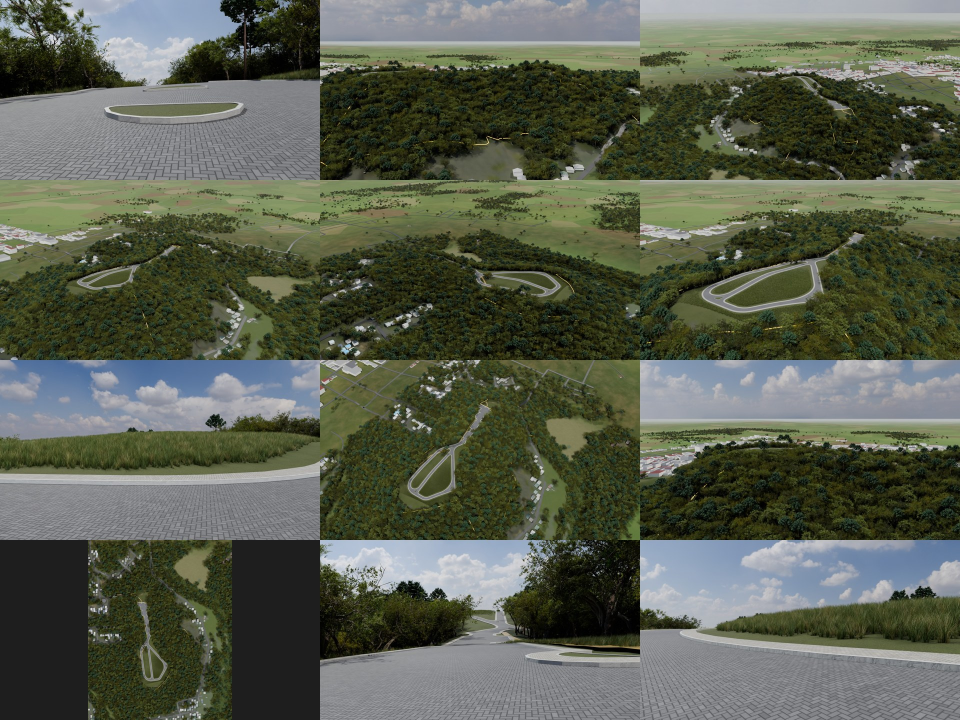
#> input picture condominio/renders/_contato.jpg, 1920 x 1440 px (shown at 1/2 size)
$ python prep_cobertura.py ../renders/_contato.jpg ../renders/acesso_norte.jpg
#> lines starting #> are read from the running program, lines starting #| are printed output that depends on the picture
"""Cobertura do solo a partir da imagem aérea fornecida pelo cliente (vista de satélite).
Classes: 0 urbano/ruas, 1 mata, 2 campo/gramado, 3 lavoura/solo.
 - árvores da mata nas áreas de mata (inclusive dentro do terreno, fora das vias);
 - casas (volumes simples, cor do telhado tirada da imagem) nos bairros vizinhos;
 - textura de cor do chão por classe (para o material do terreno).
Georreferência: calibrada contra as ruas do OpenStreetMap (dados/osm_local.json, em
coordenadas locais UTM 22S SIRGAS 2000 – mesmo sistema do DWG, conferido com o KML):
1,322 m/px, sem rotação; pixel (PX0, PY0) = origem local (383400, 6852450).
Prédios e ruas do entorno vêm do OSM (© colaboradores do OpenStreetMap, ODbL).
Uso: python3 prep_cobertura.py imagem.png dados_dir"""
import sys, json
import numpy as np
from PIL import Image
from scipy.ndimage import uniform_filter, gaussian_filter
from shapely.geometry import Polygon, Point
from shapely import contains_xy

img, D = sys.argv[1], sys.argv[2]
A, PX0, PY0, LX0, LY0 = 1.32207, 342.669, 357.482, 0.0, 0.0
CORTE = 742                     # barra inferior da captura
rng = np.random.default_rng(5)

im = np.asarray(Image.open(img).convert('RGB')).astype(float)[:CORTE] / 255
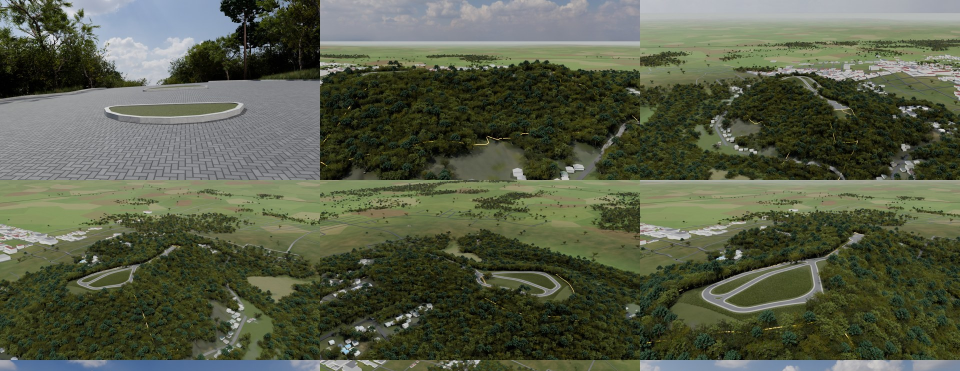
#> im: shape (742, 1920, 3) float64 (shown at 1/2 size); mean R, G, B 0.341, 0.364, 0.283
sm = np.stack([uniform_filter(im[..., i], 3) for i in range(3)], -1)
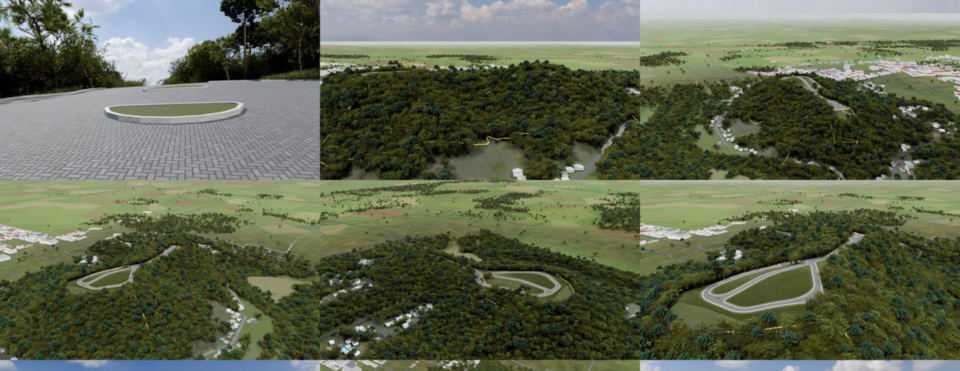
#> sm: shape (742, 1920, 3) float64 (shown at 1/2 size); mean R, G, B 0.341, 0.364, 0.283; drawn with min black and max white
r, g, b = sm[..., 0], sm[..., 1], sm[..., 2]
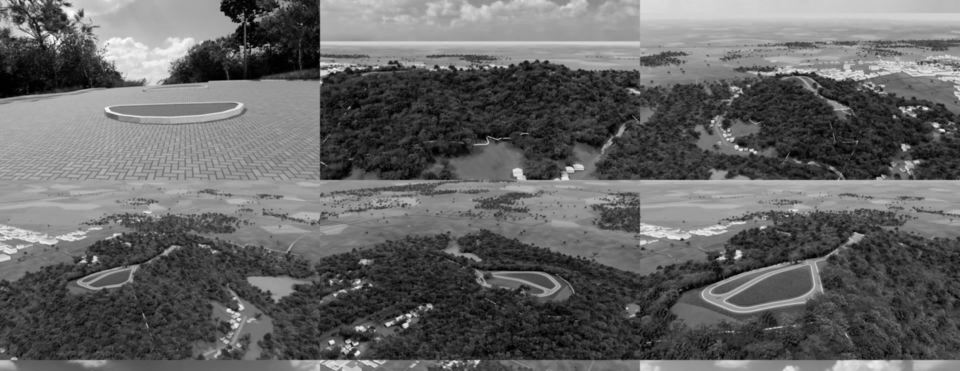
#> r: shape (742, 1920) float64 (shown at 1/2 size); min -2.65e-16, max 0.864, mean 0.341; drawn with min black and max white
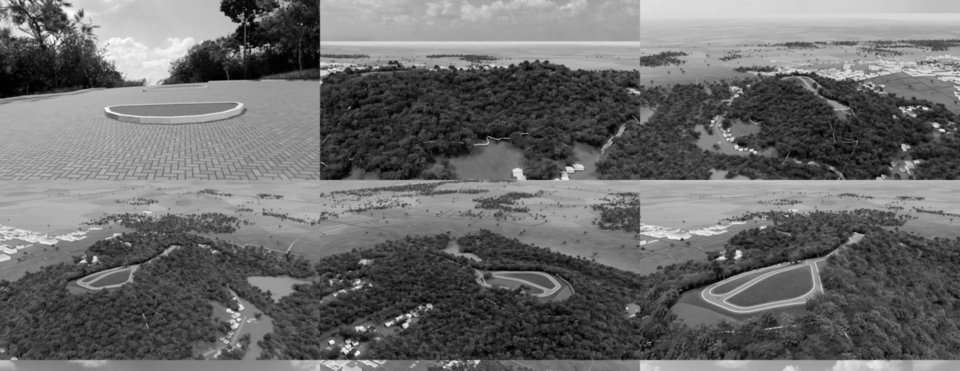
#> g: shape (742, 1920) float64 (shown at 1/2 size); min -1.14e-16, max 0.863, mean 0.364; drawn with min black and max white
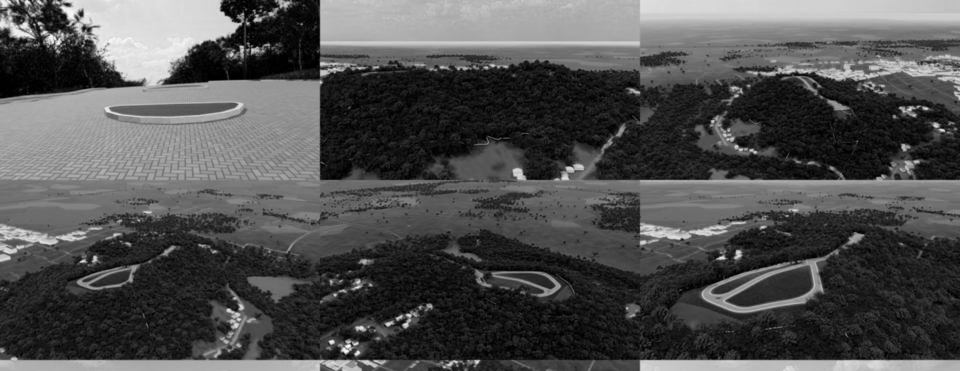
#> b: shape (742, 1920) float64 (shown at 1/2 size); min -8.55e-16, max 0.902, mean 0.283; drawn with min black and max white
lum = 0.3 * r + 0.59 * g + 0.11 * b
cls = np.zeros(r.shape, np.uint8)
cls[lum < 0.27] = 1
cls[(g - r > 0.08) & (g > b + 0.02) & (lum >= 0.24) & (lum < 0.55)] = 2
cls[(r > g + 0.04) & (lum > 0.35)] = 3
# rótulos do mapa sobre a mata -> mata; trilha de terra na clareira -> campo
for (x0, x1, y0, y1, k) in ((355, 478, 500, 522, 1), (430, 478, 135, 205, 1), (398, 425, 235, 275, 1)):
    sub = cls[y0:y1, x0:x1]; sub[sub == 0] = k
sub = cls[175:300, 240:300]; sub[sub == 0] = 2
oh = np.stack([uniform_filter((cls == k).astype(float), 7) for k in range(4)], -1)
cls = oh.argmax(-1).astype(np.uint8)
H, W = cls.shape


def to_local(px, py):
    return LX0 + (np.asarray(px) - PX0) * A, LY0 - (np.asarray(py) - PY0) * A


def to_px(x, y):
    return PX0 + (np.asarray(x) - LX0) / A, PY0 - (np.asarray(y) - LY0) / A


xmin, ymax = to_local(0, 0); xmax, ymin = to_local(W, H)
#> (the run stopped early here; a loop or call above may not have finished)

$ run again, on condominio/renders/aerea_leste.jpg
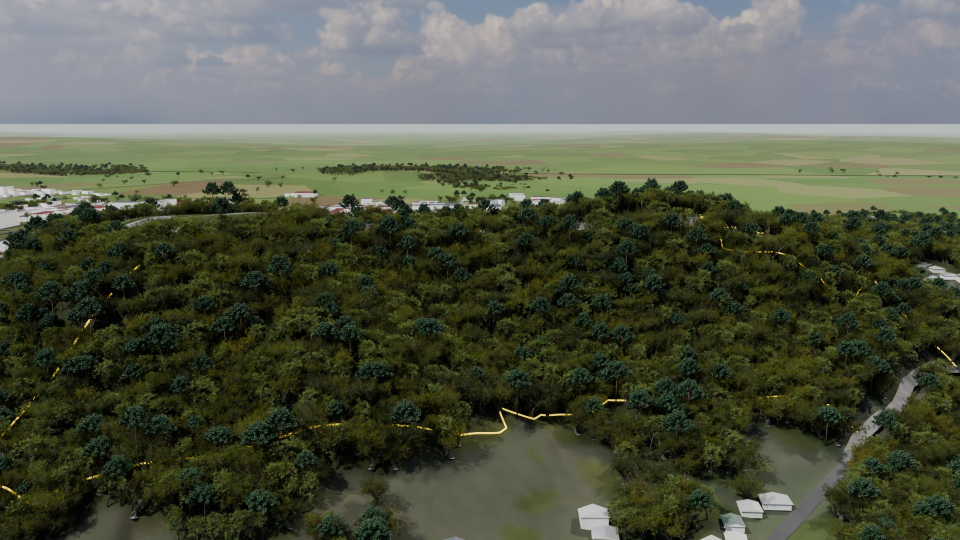
#> input picture condominio/renders/aerea_leste.jpg, 1920 x 1080 px (shown at 1/2 size)
#> `r, g, b = sm[..., 0], sm[..., 1], sm[..., 2]`:
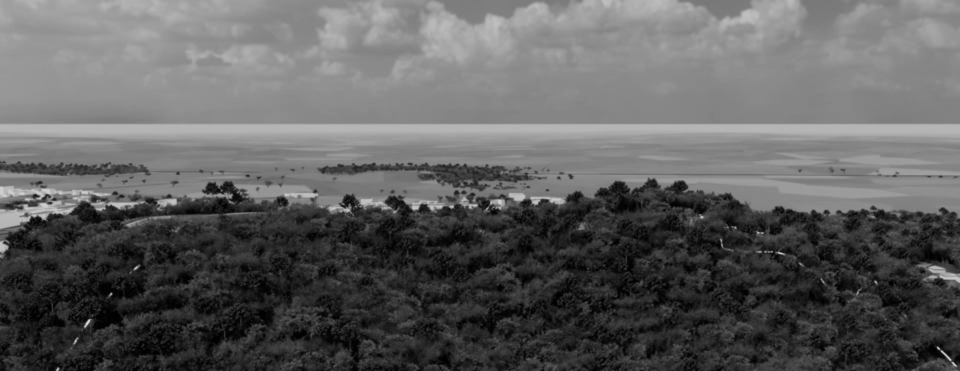
#> r: shape (742, 1920) float64 (shown at 1/2 size); min 2.78e-16, max 0.922, mean 0.374
#> `r, g, b = sm[..., 0], sm[..., 1], sm[..., 2]`:
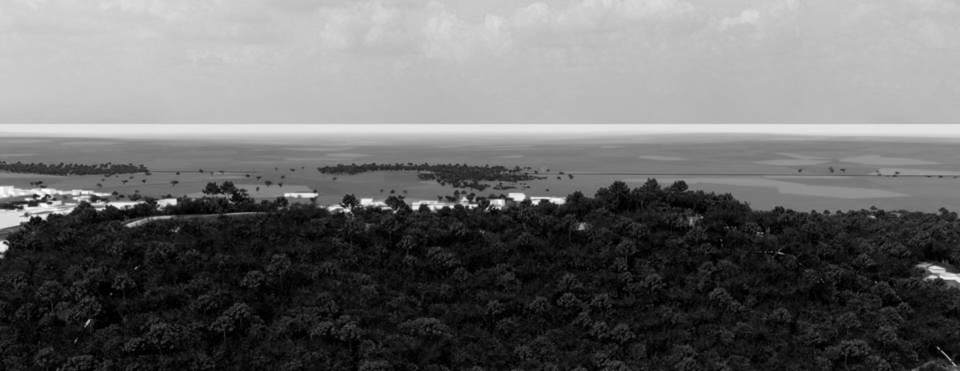
#> b: shape (742, 1920) float64 (shown at 1/2 size); min -2.52e-16, max 0.819, mean 0.34; drawn with min black and max white

$ run again, on condominio/renders/aerea_norte.jpg
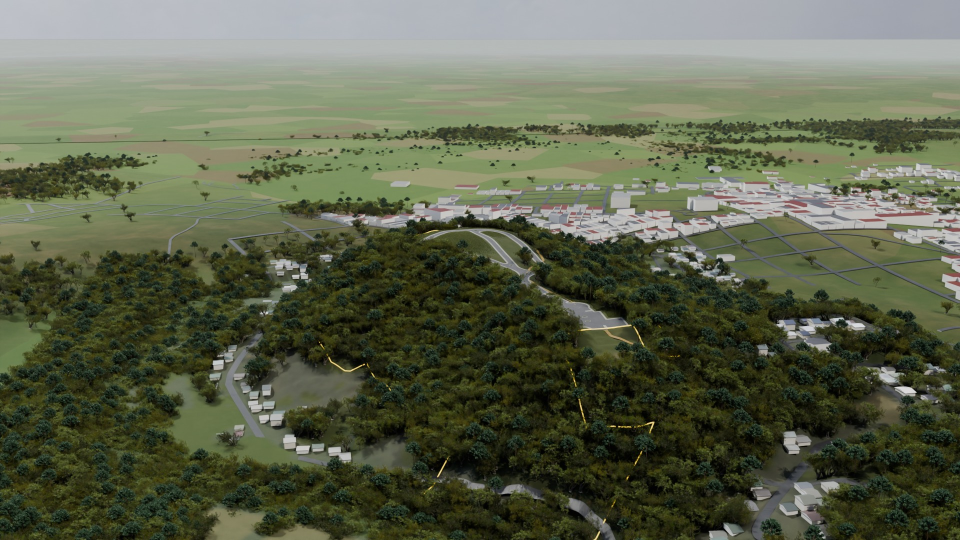
#> input picture condominio/renders/aerea_norte.jpg, 1920 x 1080 px (shown at 1/2 size)
#> `r, g, b = sm[..., 0], sm[..., 1], sm[..., 2]`:
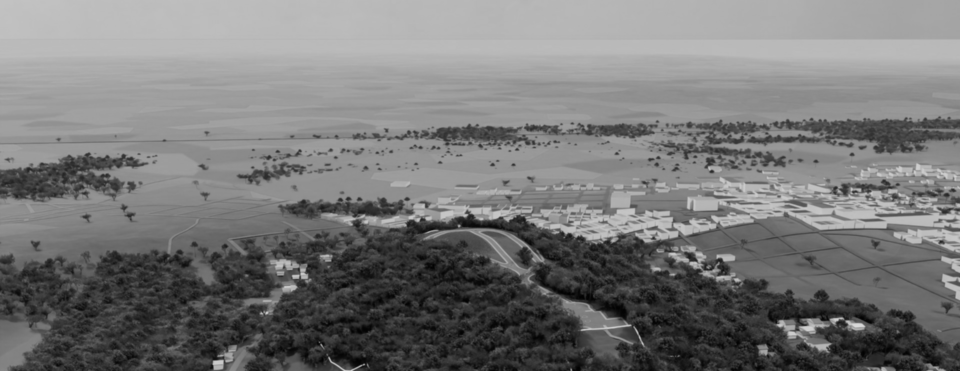
#> g: shape (742, 1920) float64 (shown at 1/2 size); min 0.00349, max 0.857, mean 0.469
#> `r, g, b = sm[..., 0], sm[..., 1], sm[..., 2]`:
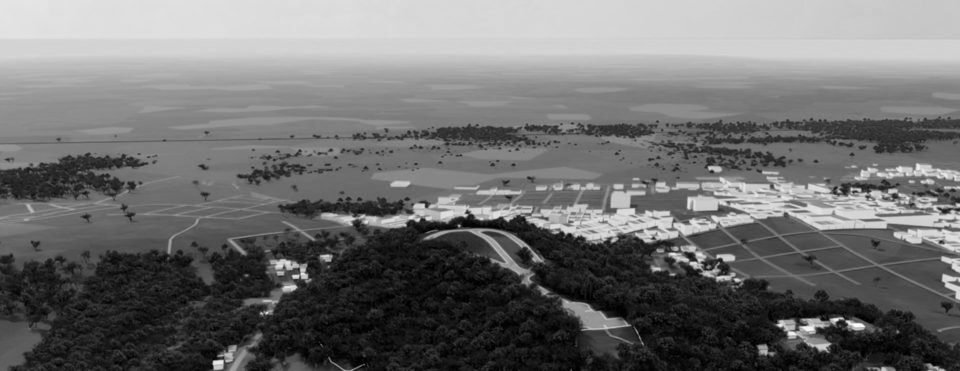
#> b: shape (742, 1920) float64 (shown at 1/2 size); min -2.09e-16, max 0.877, mean 0.383; drawn with min black and max white

$ run again, on condominio/renders/aerea_sudeste.jpg
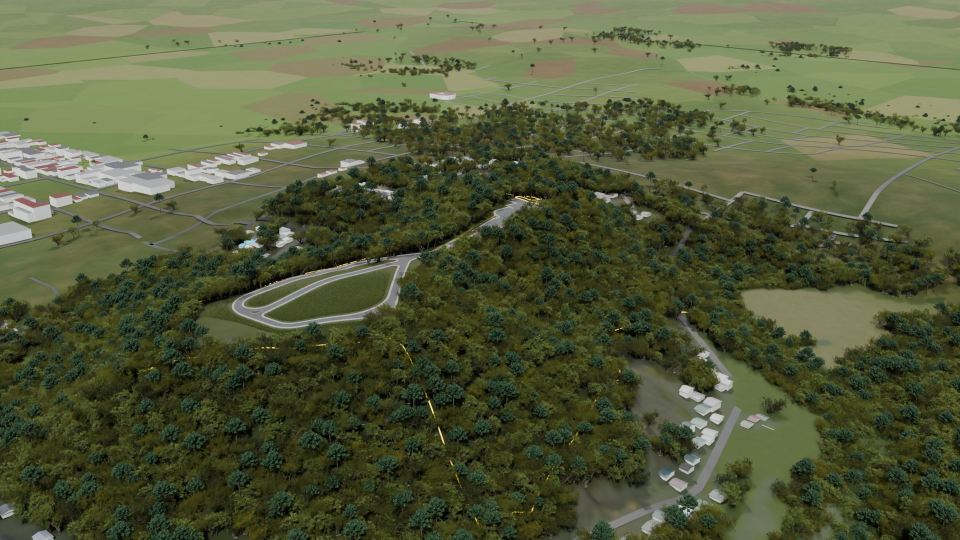
#> input picture condominio/renders/aerea_sudeste.jpg, 1920 x 1080 px (shown at 1/2 size)
#> `im = np.asarray(Image.open(img).convert('RGB')).astype(float)[:CORTE] ..`:
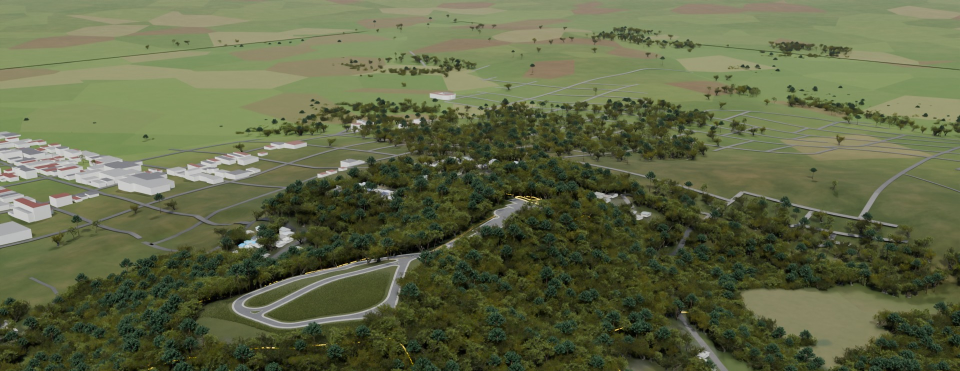
#> im: shape (742, 1920, 3) float64 (shown at 1/2 size); mean R, G, B 0.374, 0.401, 0.272
#> `r, g, b = sm[..., 0], sm[..., 1], sm[..., 2]`:
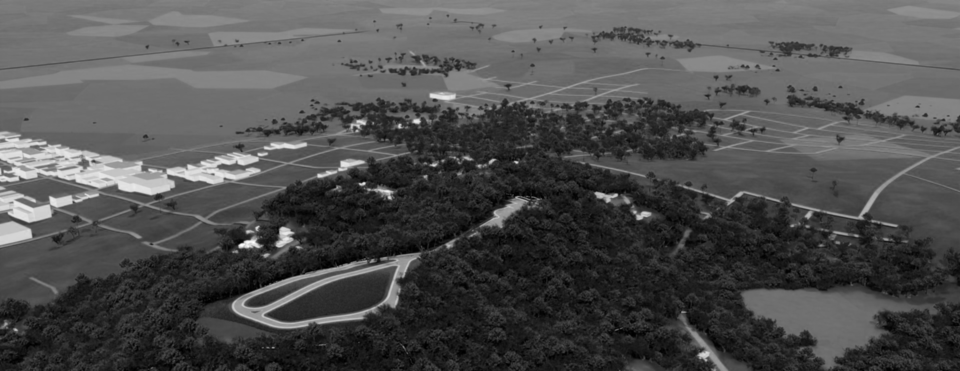
#> b: shape (742, 1920) float64 (shown at 1/2 size); min -1.11e-15, max 0.886, mean 0.272; drawn with min black and max white
